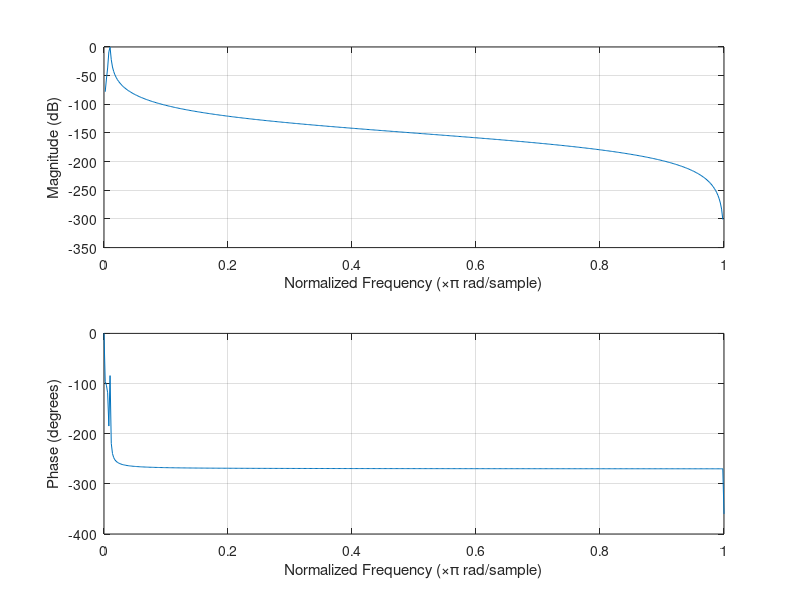

The MATLAB script that drew this image:
Fc = 200;
N = 3;
Fs = 44100;
f1 = Fc/(2^(1/6)); 
f2 = Fc*(2^(1/6)); 
Qr = Fc/(f2-f1); 
Qd = (pi/2/N)/(sin(pi/2/N))*Qr;
alpha = (1 + sqrt(1+4*Qd^2))/2/Qd; 
W1 = Fc/(Fs/2)/alpha; 
W2 = Fc/(Fs/2)*alpha;
[B,A] = butter(N,[W1,W2]); 
freqz(B,A)

Fs = 44100; % Sampling Frequency
N = 3; % Order of analysis filters.
F = [ 100 125 160, 200 250 315, 400 500 630, 800 1000 1250, ...
20 1600 2000 2500, 3150 4000 5000 ]; % Preferred labeling freq.
ff = (1000).*((2^(1/3)).^[-10:7]); % Exact center freq.

